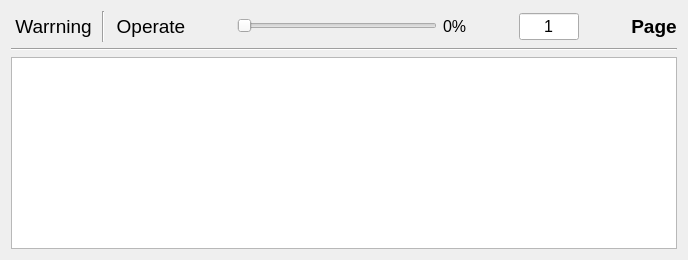
          <widget class="QWidget" name="pageLog">
           <layout class="QVBoxLayout" name="verticalLayout_7">
            <item>
             <layout class="QHBoxLayout" name="horizontalLayout_41">
              <item>
               <widget class="QPushButton" name="log_1">
                <property name="font">
                 <font>
                  <pointsize>14</pointsize>
                 </font>
                </property>
                <property name="text">
                 <string>Warrning</string>
                </property>
                <property name="icon">
                 <iconset resource="res.qrc">
                  <normaloff>:/image/warning.png</normaloff>:/image/warning.png</iconset>
                </property>
                <property name="flat">
                 <bool>true</bool>
                </property>
               </widget>
              </item>
              <item>
               <widget class="Line" name="line_17">
                <property name="orientation">
                 <enum>Qt::Vertical</enum>
                </property>
               </widget>
              </item>
              <item>
               <widget class="QPushButton" name="log_2">
                <property name="font">
                 <font>
                  <pointsize>14</pointsize>
                 </font>
                </property>
                <property name="text">
                 <string>Operate</string>
                </property>
                <property name="icon">
                 <iconset resource="res.qrc">
                  <normaloff>:/image/settings.png</normaloff>:/image/settings.png</iconset>
                </property>
                <property name="autoDefault">
                 <bool>false</bool>
                </property>
                <property name="flat">
                 <bool>true</bool>
                </property>
               </widget>
              </item>
              <item>
               <spacer name="horizontalSpacer_26">
                <property name="orientation">
                 <enum>Qt::Horizontal</enum>
                </property>
                <property name="sizeHint" stdset="0">
                 <size>
                  <width>40</width>
                  <height>20</height>
                 </size>
                </property>
               </spacer>
              </item>
              <item>
               <widget class="QSlider" name="log_slider">
                <property name="minimumSize">
                 <size>
                  <width>200</width>
                  <height>30</height>
                 </size>
                </property>
                <property name="orientation">
                 <enum>Qt::Horizontal</enum>
                </property>
               </widget>
              </item>
              <item>
               <widget class="QLabel" name="log_percent">
                <property name="font">
                 <font>
                  <family>Arial</family>
                  <pointsize>12</pointsize>
                  <weight>50</weight>
                  <bold>false</bold>
                 </font>
                </property>
                <property name="text">
                 <string>0%</string>
                </property>
               </widget>
              </item>
              <item>
               <widget class="QPushButton" name="log_left">
                <property name="text">
                 <string/>
                </property>
                <property name="icon">
                 <iconset resource="res.qrc">
                  <normaloff>:/image/blue_arrow_left_24px_1096760_easyicon.net.png</normaloff>:/image/blue_arrow_left_24px_1096760_easyicon.net.png</iconset>
                </property>
                <property name="iconSize">
                 <size>
                  <width>24</width>
                  <height>24</height>
                 </size>
                </property>
                <property name="autoRepeat">
                 <bool>true</bool>
                </property>
                <property name="flat">
                 <bool>true</bool>
                </property>
               </widget>
              </item>
              <item>
               <widget class="QLineEdit" name="log_num">
                <property name="maximumSize">
                 <size>
                  <width>60</width>
                  <height>16777215</height>
                 </size>
                </property>
                <property name="font">
                 <font>
                  <family>Arial</family>
                  <pointsize>12</pointsize>
                 </font>
                </property>
                <property name="inputMethodHints">
                 <set>Qt::ImhDigitsOnly</set>
                </property>
                <property name="text">
                 <string>1</string>
                </property>
                <property name="maxLength">
                 <number>3</number>
                </property>
                <property name="alignment">
                 <set>Qt::AlignCenter</set>
                </property>
                <property name="readOnly">
                 <bool>true</bool>
                </property>
               </widget>
              </item>
              <item>
               <widget class="QPushButton" name="log_right">
                <property name="text">
                 <string/>
                </property>
                <property name="icon">
                 <iconset resource="res.qrc">
                  <normaloff>:/image/blue_arrow_right_24px_1096761_easyicon.net.png</normaloff>:/image/blue_arrow_right_24px_1096761_easyicon.net.png</iconset>
                </property>
                <property name="iconSize">
                 <size>
                  <width>24</width>
                  <height>24</height>
                 </size>
                </property>
                <property name="autoRepeat">
                 <bool>true</bool>
                </property>
                <property name="flat">
                 <bool>true</bool>
                </property>
               </widget>
              </item>
              <item>
               <widget class="QLabel" name="label_51">
                <property name="font">
                 <font>
                  <family>Arial</family>
                  <pointsize>14</pointsize>
                  <weight>75</weight>
                  <bold>true</bold>
                 </font>
                </property>
                <property name="text">
                 <string>Page</string>
                </property>
                <property name="alignment">
                 <set>Qt::AlignCenter</set>
                </property>
               </widget>
              </item>
             </layout>
            </item>
            <item>
             <widget class="Line" name="line_15">
              <property name="orientation">
               <enum>Qt::Horizontal</enum>
              </property>
             </widget>
            </item>
            <item>
             <widget class="QPlainTextEdit" name="log">
              <property name="readOnly">
               <bool>true</bool>
              </property>
              <property name="plainText">
               <string notr="true"/>
              </property>
              <property name="maximumBlockCount">
               <number>30</number>
              </property>
             </widget>
            </item>
           </layout>
          </widget>
